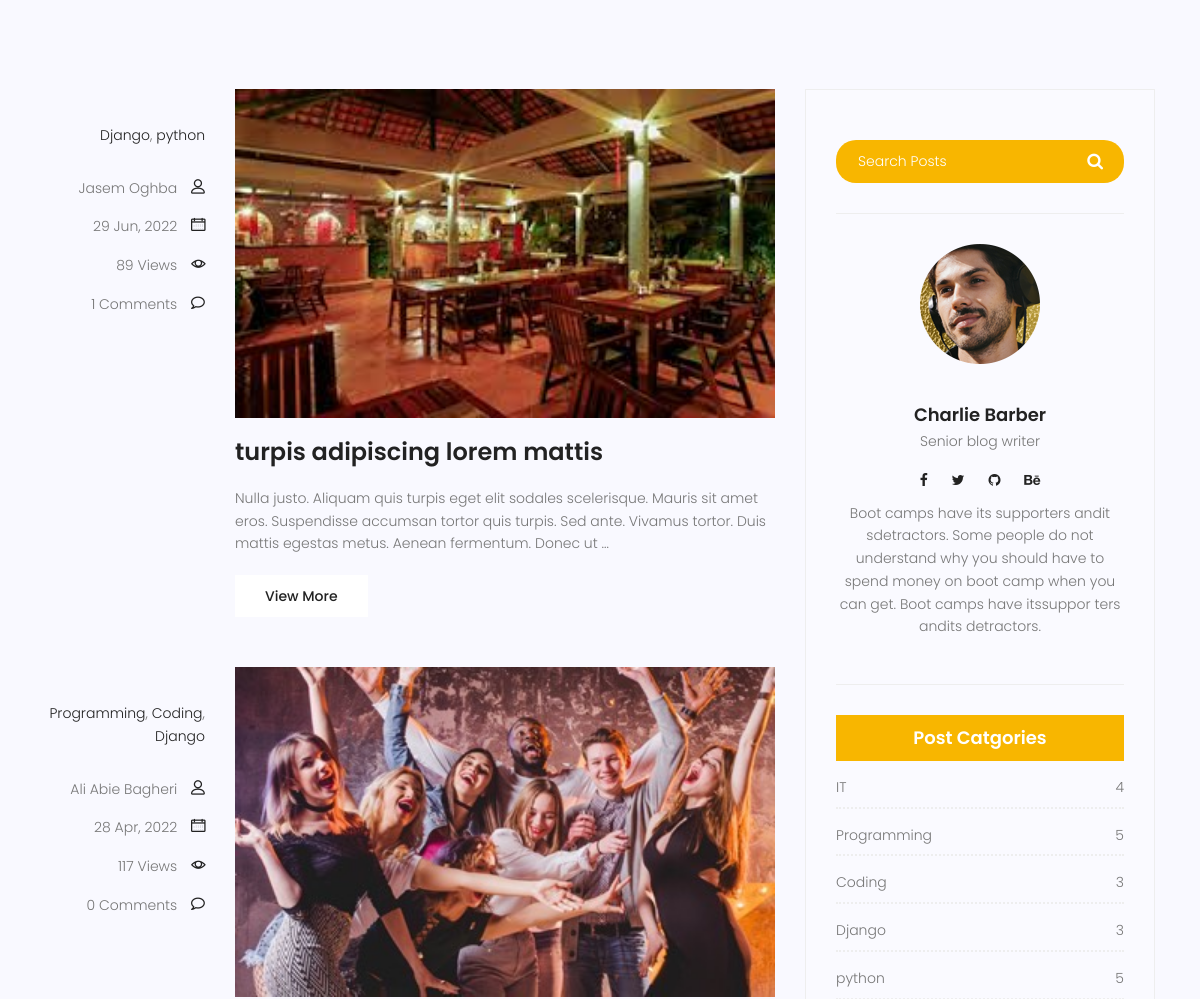
Before: /blog/category/Django/ (middle part) with the older database file.
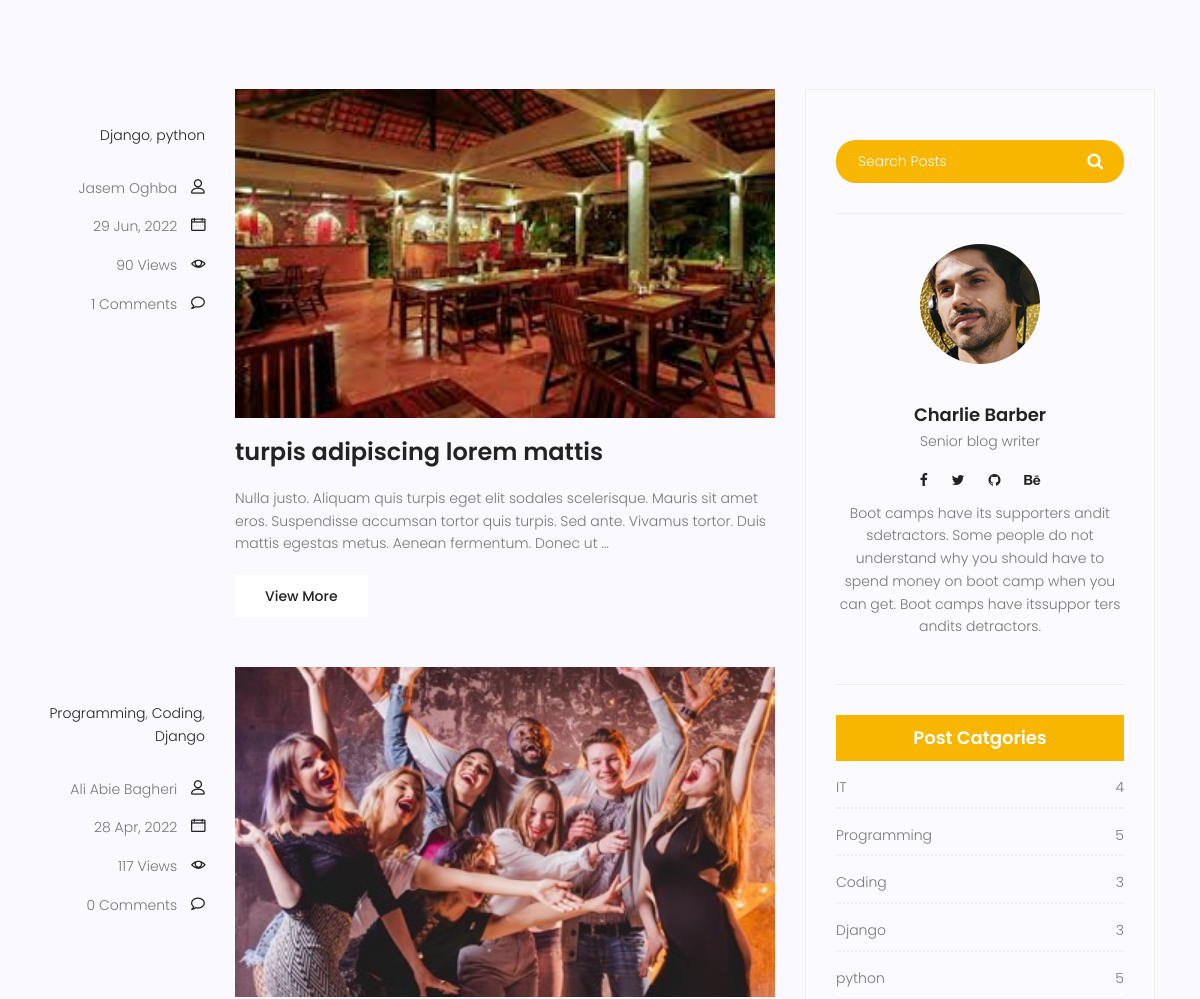
After: the same page with the newer database file.
### blog/models.py (models this page shows, shortened)
class Category(models.Model):
    name = models.CharField(max_length=255)

class Post(models.Model):
    author = models.ForeignKey(to=User, on_delete=models.SET_NULL, null=True)
    image = models.ImageField(upload_to='blog_post/', default='blog_post/default.jpg')
    title = models.CharField(max_length=255)
    content = models.TextField()
    category = models.ManyToManyField(to=Category)
    tags = TaggableManager()
    counted_views = models.IntegerField(default=0)
    status = models.BooleanField(default=False)
    publish_date = models.DateTimeField(null=True)
    created_date = models.DateTimeField(auto_now_add=True)
    updated_date = models.DateTimeField(auto_now=True)
    class Meta:
        ordering = ['-publish_date']
    def snippet(self):
        words = self.content.split()[:30]
        return f'{" ".join(words)} ...'

### blog/views.py (the view)
# urls.py: path('', blog_home_view, name='home'),
def blog_home_view(request, **kwargs):
    all_post = Post.objects.filter(publish_date__lte=timezone.now(), status=True)
    if kwargs.get('cat_name') is not None:
        all_post = all_post.filter(category__name=kwargs['cat_name'])
    if kwargs.get('author_username') is not None:
        all_post = all_post.filter(author__username=kwargs['author_username'])
    if kwargs.get('tag_name') is not None:
        all_post = all_post.filter(tags__name=kwargs['tag_name'])
    paginator = Paginator(all_post, 3)
    try:
        page_number = request.GET.get('page')
        all_post_pages = paginator.get_page(page_number)
    except PageNotAnInteger:
        all_post_pages = paginator.get_page(1)
    except EmptyPage:
        all_post_pages = paginator.get_page(1)
    context = {'all_post_pages': all_post_pages}
    return render(request, template_name='blog/blog-home.html', context=context)

### blog/templatetags/blog_tags.py (called while the page is built)
@register.inclusion_tag('blog/blog-post-category.html')
def post_categories():
    cat_post_count = Category.objects. \
        filter(post__publish_date__lte=timezone.now(), post__status=True). \
        annotate(post_count=Count('post'))
    return {'cat_post_count': cat_post_count}

@register.simple_tag
def comments_count(post_id):
    counted_comment = Comment.objects.filter(post=post_id, approved=True).count()
    return counted_comment

### blog/templates/blog/blog-home.html (shortened to what this page needs)
{% extends 'base.html' %}
{% load blog_tags %}
{% load static %}
{% block content %}
<section class="top-category-widget-area pt-90 pb-90 ">
</section>
<section class="post-content-area">
    <div class="container">
        <div class="row">
            <div class="col-lg-8 posts-list">
                {% for post in all_post_pages %}
                    <div class="single-post row">
                    <div class="col-lg-3  col-md-3 meta-details">
                        <ul class="tags">
                            {% for cat in post.category.all %}
                                <li>
                                    <a href="{% url 'blog:category' cat_name=cat.name %}">{{ cat.name }}</a>{% if not forloop.last %},{% endif %}
                                </li>
                            {% endfor %}
                        </ul>
                        <div class="user-details row">
                            <p class="user-name col-lg-12 col-md-12 col-6"><a href="{% url 'blog:author' author_username=post.author.username %}">{{ post.author.get_full_name }}</a> <span
                                    class="lnr lnr-user"></span></p>
                            <p class="date col-lg-12 col-md-12 col-6"><a href="#">{{ post.publish_date | date:'d M, Y' }}</a> <span
                                    class="lnr lnr-calendar-full"></span></p>
                            <p class="view col-lg-12 col-md-12 col-6"><a href="#">{{ post.counted_views }} Views</a> <span
                                    class="lnr lnr-eye"></span></p>
                            <p class="comments col-lg-12 col-md-12 col-6"><a href="#">{% comments_count post_id=post.id %} Comments</a> <span
                                    class="lnr lnr-bubble"></span></p>
                        </div>
                    </div>
                    <div class="col-lg-9 col-md-9 ">
                        <div class="feature-img">
                            <img class="img-fluid" src="{{ post.image.url }}" alt="">
                        </div>
                        <a class="posts-title" href="{% url 'blog:single' post.id %}"><h3>{{ post.title }}</h3>
                        </a>
                        <p class="excert">
                            {{ post.content|truncatewords:30|striptags }}
                        </p>
                        <a href="{% url 'blog:single' post.id %}" class="primary-btn">View More</a>
                    </div>
                </div>
                {% endfor %}
            </div>
            <div class="col-lg-4 sidebar-widgets">
                <div class="widget-wrap">
                    {% include 'blog/blog-search.html' %}
                    {% include 'blog/blog-writer.html' %}
                    {% post_categories %}
                </div>
            </div>
        </div>
    </div>
</section>
{% endblock %}

### templates/base.html (shortened to what this page needs)
<!DOCTYPE html>
<html lang="zxx" class="no-js">
<head>
    {% load static %}
    <link rel="stylesheet" href="{% static 'css/linearicons.css' %}">
    <link rel="stylesheet" href="{% static 'css/font-awesome.min.css' %}">
    <link rel="stylesheet" href="{% static 'css/bootstrap.css' %}">
    <link rel="stylesheet" href="{% static 'css/magnific-popup.css' %}">
    <link rel="stylesheet" href="{% static 'css/jquery-ui.css' %}">
    <link rel="stylesheet" href="{% static 'css/nice-select.css' %}">
    <link rel="stylesheet" href="{% static 'css/animate.min.css' %}">
    <link rel="stylesheet" href="{% static 'css/owl.carousel.css' %}">
    <link rel="stylesheet" href="{% static 'css/main.css' %}">
</head>
<body>
{% block content %}
{% endblock %}
</body>
</html>

### blog/templates/blog/blog-search.html
{% load static %}
<div class="single-sidebar-widget search-widget">
    <form class="search-form" action="{% url 'blog:search' %}" method="get">
        <input placeholder="Search Posts" name="s" type="text" onfocus="this.placeholder = ''"
               onblur="this.placeholder = 'Search Posts'">
        <button type="submit"><i class="fa fa-search"></i></button>
    </form>
</div>

### blog/templates/blog/blog-writer.html
{% load static %}
<div class="single-sidebar-widget user-info-widget">
    <img src="{% static 'img/blog/user-info.png' %}" alt="">
    <a href="#"><h4>Charlie Barber</h4></a>
    <p>
        Senior blog writer
    </p>
    <ul class="social-links">
        <li><a href="#"><i class="fa fa-facebook"></i></a></li>
        <li><a href="#"><i class="fa fa-twitter"></i></a></li>
        <li><a href="#"><i class="fa fa-github"></i></a></li>
        <li><a href="#"><i class="fa fa-behance"></i></a></li>
    </ul>
    <p>
        Boot camps have its supporters andit sdetractors. Some people do not understand why you
        should have to spend money on boot camp when you can get. Boot camps have itssuppor ters
        andits detractors.
    </p>
</div>

### blog/templates/blog/blog-post-category.html
{% load static %}
<div class="single-sidebar-widget post-category-widget">
    <h4 class="category-title">Post Catgories</h4>
    <ul class="cat-list">
       {% for cat in cat_post_count %}
            <li>
                <a href="{% url 'blog:category' cat_name=cat.name %}" class="d-flex justify-content-between">
                    <p>{{ cat.name }}</p>
                    <p>{{ cat.post_count }}</p>
                </a>
            </li>
       {% endfor %}
    </ul>
</div>

Changed rows visible on the page:
changed Post "turpis adipiscing lorem mattis": counted_views "89" → "90"
